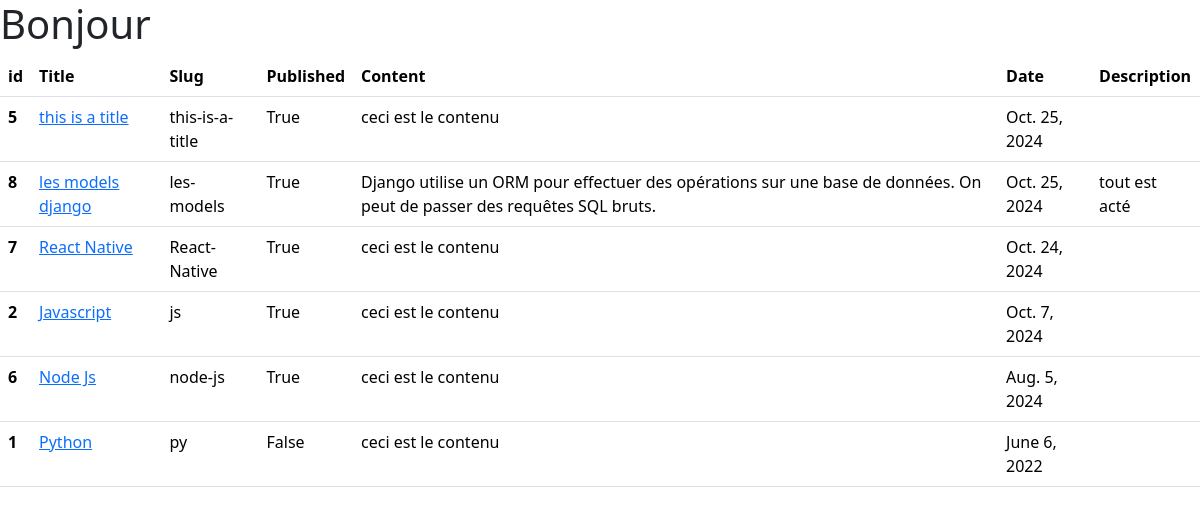
Screenshot of /blog/ with the database file from the repository.
### blog/models.py (models this page shows, shortened)
class BlogPost(models.Model):
    author = models.ForeignKey(User, on_delete=models.SET_NULL, null=True)
    category = models.ManyToManyField(Category)
    title = models.CharField(max_length=100)
    slug = models.SlugField(blank=True)
    published = models.BooleanField(default=False)
    date = models.DateField(blank=True, null=True)
    content = models.TextField()
    description = models.TextField(default="")
    class Meta:
        verbose_name = "Article"
        ordering = ["-date", "-published"]

### blog/views.py (the view, shortened to what this page needs)
# urls.py: path('', index, name="blog"),
def index(request):
    all_blog = BlogPost.objects.all()
    name = "<script>alert('hello wordl')</script>"
    return render(request, 'blog/index.html', context={'all': all_blog, "name": name})

### blog/templates/blog/index.html (shortened to what this page needs)
{% extends "blog/base.html" %}
{% block content %}
<h1>Bonjour</h1>
<table class="table">
<thead>
<tr>
  <th scope="col">id</th>
  <th scope="col">Title</th>
  <th scope="col">Slug</th>
  <th scope="col">Published</th>
<th scope="col">Content</th>
<th scope="col">Date</th>
<th scope="col">Description</th>
</tr>
</thead>
<tbody>
{% for blog in all%}
<tr>
  <th scope="row">{{ blog.id }}</th>
      <td><a href="{% url 'blog-post' slug=blog.slug %}">
          {{ blog.title }}
      </a></td>
  <td>{{ blog.slug }}</td>
  <td>{{ blog.published }}</td>
    <td>{{ blog.content }}</td>
    <td>{{ blog.date }}</td>
    <td>{{ blog.description }}</td>
</tr>
        {% endfor %}
</tbody>
</table>
{% endblock content %}

### blog/templates/blog/base.html (shortened to what this page needs)
<!DOCTYPE html>
<html lang="en">
<head>
    <link href="https://cdn.jsdelivr.net/npm/bootstrap@5.3.3/dist/css/bootstrap.min.css" rel="stylesheet">
</head>
<body>
    {% block content %}{% endblock %}
</body>
</html>

### rows the page displays
BlogPost: id "5", title "this is a title", slug "this-is-a-title", published "True", content "ceci est le contenu", date "Oct. 25, 2024"
BlogPost: id "8", title "les models django", slug "les-models", published "True", content "Django utilise un ORM pour effectuer des opérations sur une base de données. On peut de passer des requêtes SQL bruts.", date "Oct. 25, 2024", description "tout est acté"
BlogPost: id "7", title "React Native", slug "React-Native", published "True", content "ceci est le contenu", date "Oct. 24, 2024"
BlogPost: id "2", title "Javascript", slug "js", published "True", content "ceci est le contenu", date "Oct. 7, 2024"
BlogPost: id "6", title "Node Js", slug "node-js", published "True", content "ceci est le contenu", date "Aug. 5, 2024"
BlogPost: id "1", title "Python", slug "py", published "False", content "ceci est le contenu", date "June 6, 2022"
